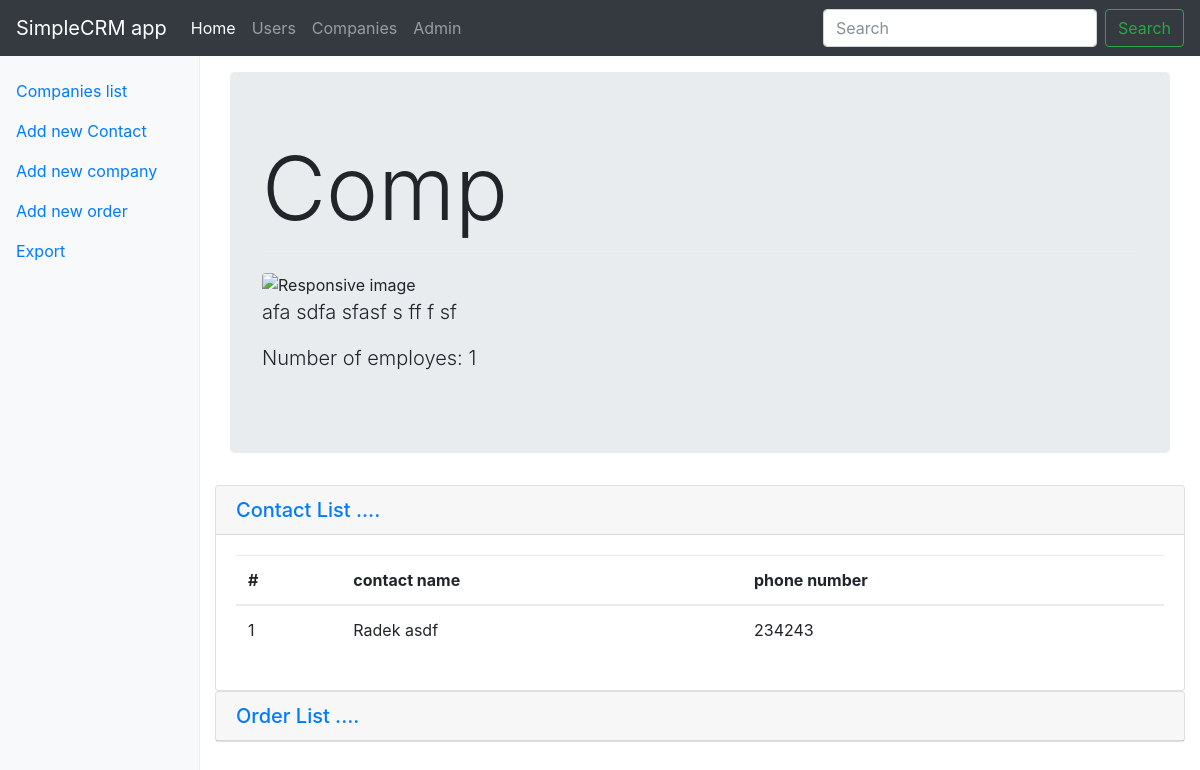
/mycrm/company/2/, run on an earlier commit of the app's database.
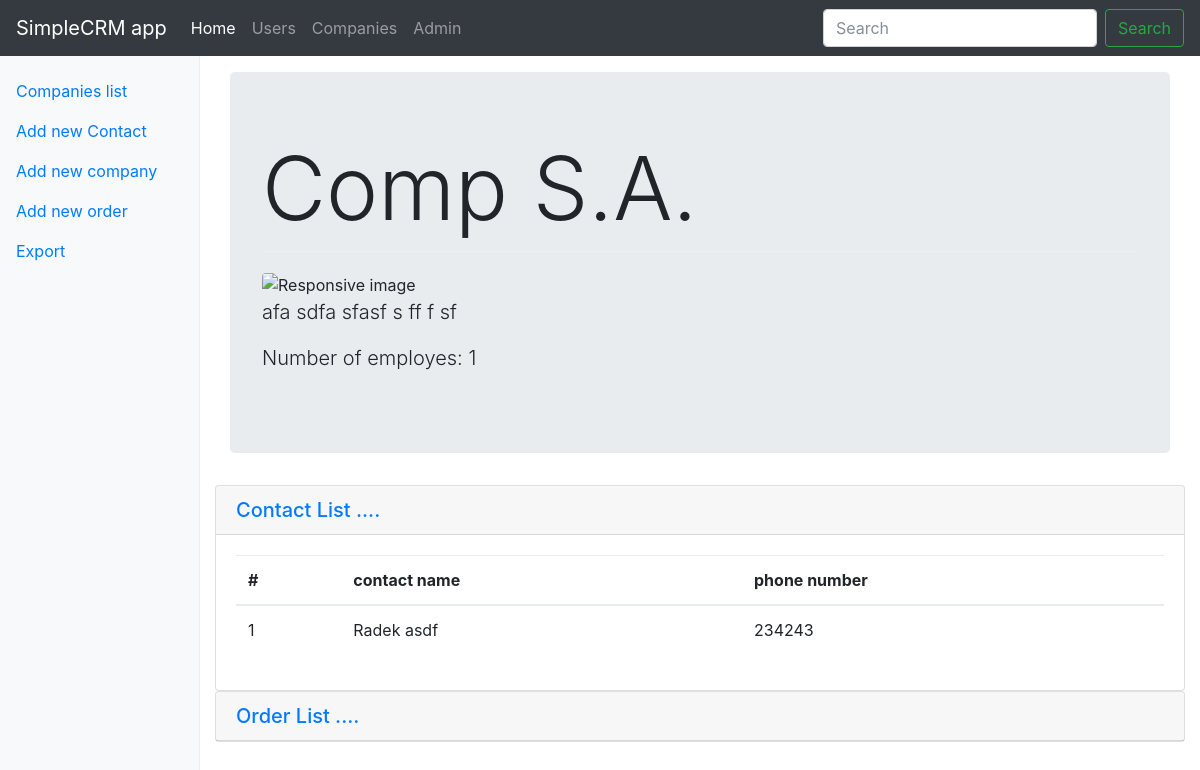
And on a later commit of the database.
### mycrm/models.py (models this page shows)
class Company(models.Model):
    name = models.CharField(max_length=200)
    description = models.TextField(max_length=2000)
    picture = models.CharField(max_length=500)
    ranking_position = models.IntegerField(default=0)
    class Meta:
        verbose_name = 'Company'
        verbose_name_plural = 'Companies'
    def __str__(self):
        return self.name

### mycrm/views.py (the view)
# urls.py: url(r'^company/(?P<pk>[0-9]+)/$', views.CompanyDetailView.as_view(), name="detail"),
class CompanyDetailView(DetailView): #todo add special regex for it
    model = models.Company
    template_name = 'company/company_detail.html'

### mycrm/templates/company/company_detail.html (shortened to what this page needs)
{% extends 'base.html' %}
{% block sidebar_content %}
    {% include '_companies_bar.html' %}
{% endblock %}
{% block content %}
    <div class="container-fluid">
        <div class="jumbotron container-fluid">
            <h1 class="display-2">{{ company }}</h1>
            <img class="img-fluid rounded" alt="Responsive image" height="200" width="200" src="{{ company.picture }}"/>
            <p class="lead">{{ company.description }}</p>
            <p class="lead">Number of employes: {{ company.businesscard_set.count }}</p>
        </div>
    </div>
    <div id="accordion" role="tablist">
        <div class="card">
            <div class="card-header" role="tab" id="headingOne">
                <h5 class="mb-0">
                    <a data-toggle="collapse" href="#collapseOne" aria-expanded="true" aria-controls="collapseOne">
                        Contact List ....
                    </a>
                </h5>
            </div>
            <div id="collapseOne" class="collapse show" role="tabpanel" aria-expanded="false"
                 aria-labelledby="headingOne" data-parent="#accordion">
                <div class="card-body">
                    <table class="table">
                        <thead>
                        <tr>
                            <th>#</th>
                            <th>contact name</th>
                            <th>phone number</th>
                        </tr>
                        </thead>
                        <tbody>
                        {% for card in company.businesscard_set.all %}
                            <tr class="active">
                                <td>{{ forloop.counter }}</td>
                                <td>{{ card.name }} {{ card.last_name }} </td>
                                <td>{{ card.phone }}</td>
                            </tr>
                        {% endfor %}
                        </tbody>
                    </table>
                </div>
            </div>
        </div>
        <div class="card">
            <div class="card-header" role="tab" id="headingTwo">
                <h5 class="mb-0">
                    <a class="collapsed" data-toggle="collapse" href="#collapseTwo" aria-expanded="false"
                       aria-controls="collapseTwo">
                        Order List ....
                    </a>
                </h5>
            </div>
        </div>
    </div>
{% endblock %}

What changed in the data, as far as the page shows it:
changed Company "afa sdfa sfasf s ff f sf": name "Comp" → "Comp S.A."
